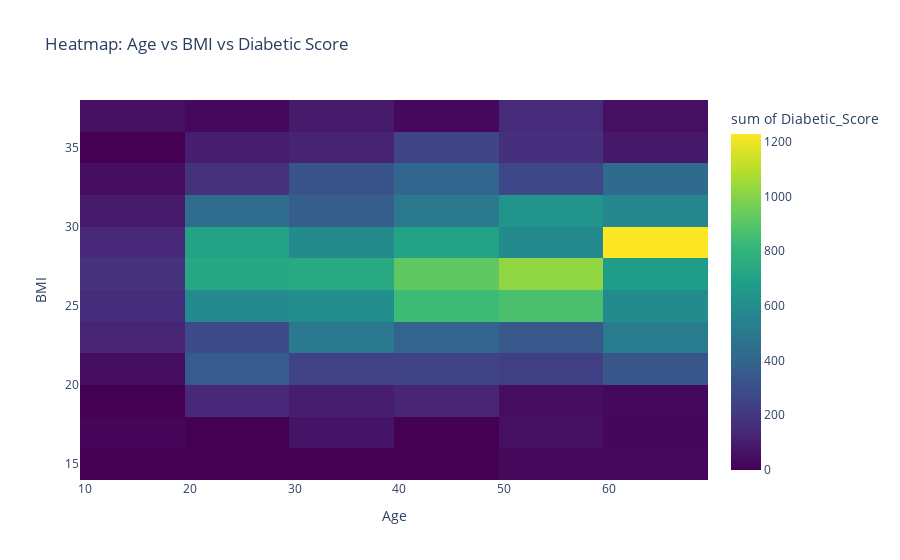

The notebook cell saved with this chart:
### Code cell
heatmap_data = df.groupby(['Age', 'BMI'])['Diabetic_Score'].mean().reset_index()
fig = px.density_heatmap(heatmap_data, x="Age", y="BMI", z="Diabetic_Score", title="Heatmap: Age vs BMI vs Diabetic Score", color_continuous_scale="Viridis")
fig.show()

### Figure 1 — Plotly figure (JSON) as saved in the notebook; plotly's stock layout.template omitted (floating-point values rounded to 4 significant figures; data arrays with more than 128 entries replaced by an {"elided": "..."} marker saying what was removed)
{"data": [{"coloraxis": "coloraxis", "histfunc": "sum", "hovertemplate": "Age=%{x}<br>BMI=%{y}<br>sum of Diabetic_Score=%{z}<extra></extra>", "name": "", "type": "histogram2d", "x": {"elided": "938 int values"}, "xaxis": "x", "xbingroup": "x", "y": {"elided": "938 float values"}, "yaxis": "y", "ybingroup": "y", "z": {"elided": "938 float values"}}], "layout": {"coloraxis": {"colorbar": {"title": {"text": "sum of Diabetic_Score"}}, "colorscale": [[0, "#440154"], [0.1111, "#482878"], [0.2222, "#3e4989"], [0.3333, "#31688e"], [0.4444, "#26828e"], [0.5556, "#1f9e89"], [0.6667, "#35b779"], [0.7778, "#6ece58"], [0.8889, "#b5de2b"], [1, "#fde725"]]}, "legend": {"tracegroupgap": 0}, "title": {"text": "Heatmap: Age vs BMI vs Diabetic Score"}, "xaxis": {"anchor": "y", "domain": [0, 1], "title": {"text": "Age"}}, "yaxis": {"anchor": "x", "domain": [0, 1], "title": {"text": "BMI"}}}}
